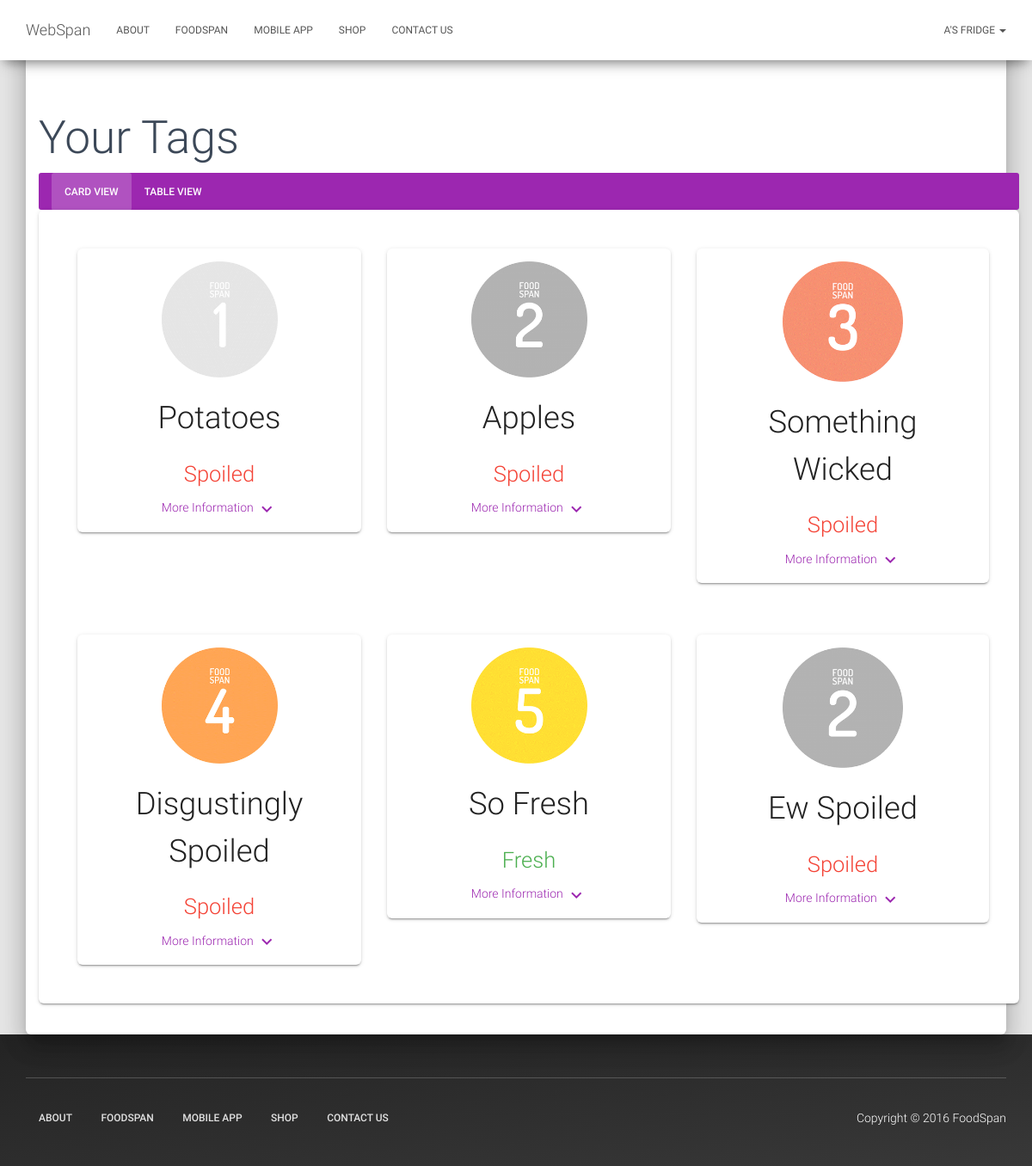
Screenshot of /tags.php (signed in) with the database file from the repository.
### tables this page shows
CREATE TABLE `tags` (
  `uid` int(11) NOT NULL,
  `pattern` int(11) NOT NULL,
  `controluid` int(11) NOT NULL,
  `state` tinyint(1) NOT NULL,
  `last_activation_date` int(11) NOT NULL,
  `name` text NOT NULL,
  `description` text NOT NULL,
  `category` text NOT NULL,
  `raw_cooked` tinyint(1) DEFAULT NULL,
  `fridge_freezer` tinyint(1) DEFAULT '0',
  `ingredient` text NOT NULL,
  `expiry_date` int(11) NOT NULL
);

### fetchtagdata.php (called while the page is built, shortened)
<?php
  function fetchTagData(){
    if (!(empty($_SESSION['user']))){
      $query = "
      select tags.*
      FROM panels, tags
      WHERE accountid = :accountid
      AND panels.uid = controluid
      ";
      $query_params = array(
        ':accountid'=> $_SESSION['user']['id']
      );
      require 'common.php';
      try
      {
        $stmt = $db->prepare($query);
        $result = $stmt->execute($query_params);
      }
      catch(PDOException $ex)
      {
        die("Failed to run query: " . $ex->getMessage());
      }
      $tag_data = $stmt->fetchAll();
      return $tag_data;
    }
  }
?>

### tags.php (the view, shortened to what this page needs)
<?php require 'common.php'; ?>
<!DOCTYPE html>
<html>
  <body>
    <?php include_once 'navbar.php' ?>
    <div class="main main-raised" style="padding-top:100px;">
      <div class="container">
        <h1>Your Tags</h1>
        <ul class="nav nav-tabs" role="tablist">
          <li role="presentation" class="active"><a href="#card" aria-controls="card" role="tab" data-toggle="tab">Card View</a></li>
          <li role="presentation"><a href="#table" aria-controls="table" role="tab" data-toggle="tab">Table View</a></li>
        </ul>
        <div class="tab-content">
          <div role="tabpanel" class="tab-pane active" id="card">
            <div class="card">
              <div class="content">
                <?php
                include_once("fetchtagdata.php");
                $tag_data = fetchTagData(false, null);
                for ($i = 0; $i < count($tag_data); $i++){
                  if (($i+1) % 3 == 0){
                    echo "<div class=\"row\">";
                  }
                  echo "<div class=\"col-sm-4\">
                          <div class=\"card card-product\">
                            <div class=\"content\">
                              <a data-toggle=\"collapse\" href=\"#tag-detail-" . ($i+1) . "\" aria-expanded=\"false\" aria-controls=\"tag-detail-" . ($i+1) . "\">";
                  echo "<img class=\"img-responsive\" src=\"img/tags/" . $tag_data[$i]['pattern'] . ".png\" alt=\"Tag Image\" style=\"max-width:50%;margin-left: auto;margin-right: auto;\"/>";
                  echo "</a>";
                  echo "<div class=\"text-center\">";
                  echo "<h2>" . $tag_data[$i]['name'] . "</h2>";
                  if ($tag_data[$i]['expiry_date'] > 0){
                    $compare_date = $tag_data[$i]['expiry_date'];
                  } else {
                  }
                  if (time() > $compare_date){
                    $text_color = "danger";
                    $text = "Spoiled";
                  } else if (($compare_date - time()) < 259200){
                    $text_color = "warning";
                    $text = "Spoiling Soon";
                  } else {
                    $text_color = "success";
                    $text = "Fresh";
                  }
                  echo "<h3 class=\"text-" . $text_color . "\">" . $text . "</h3>";
                  echo "<a data-toggle=\"collapse\" href=\"#tag-detail-" . ($i+1) . "\" aria-expanded=\"false\" aria-controls=\"tag-detail-" . ($i+1) . "\">
                      More Information <i class=\"material-icons\">keyboard_arrow_down</i>
                      </a>
                      <div class=\"collapse\" id=\"tag-detail-" . ($i+1) . "\">";
                  if (!$tag_data[$i]['fridge_freezer']){
                    $text_color = "info";
                    $text = "Refrigerated";
                  } else {
                    $text_color = "primary";
                    $text = "Frozen";
                  }
                  echo "</div>
                          </div>
                            </div>
                              </div>
                                </div>";
                  if (($i+1) % 3 == 0){
                    echo "</div>";
                  }
                }
                ?>
              </div>
            </div>
          </div>
                      <?php
                        include_once("fetchtagdata.php");
                      ?>
        </div>
      </div>
    </div>
  </body>
</html>

### navbar.php (shortened to what this page needs)
<nav class="navbar navbar-fixed-top">
  <div class="container">
    <div class="navbar-header">
      <a class="navbar-brand" href="index.php">WebSpan</a>
    </div>
    <div class="collapse navbar-collapse" id="navbar-container">
      <ul class="nav navbar-nav">
        <li>
          <a href="https://foodspan.github.io/foodspan-app/">About</a>
        </li>
        <li>
          <a href="https://foodspan.ca/">FoodSpan</a>
        </li>
        <li>
          <a href="https://foodspan.github.io/foodspan-app/">Mobile App</a>
        </li>
        <li>
          <a href="https://foodspan.ca/shop/">Shop</a>
        </li>
        <li>
          <a href="https://foodspan.ca/contact/">Contact Us</a>
        </li>
      </ul>
      <ul class="nav navbar-nav navbar-right">
        <?php if(empty($_SESSION['user'])) { ?>
          <li>
            <a href="register.php" class="btn btn-success btn-raised btn-round">
              Register
            </a>
          </li>
          <li>
            <a href="login.php" class="btn btn-success btn-raised btn-round">
              Login
            </a>
          </li>
        <?php } else { ?>
          <li class="dropdown">
        		<a href="#" class="dropdown-toggle" data-toggle="dropdown">
              <?php echo $_SESSION['user']['name'];?>'s Fridge <b class="caret"></b>
            </a>
        	</li>
        <?php } ?>
      </ul>
    </div>
  </div>
</nav>

### rows the page displays
tags: shows a picture, name "Potatoes", expiry_date "Spoiled"
tags: name "Apples", expiry_date "Spoiled"
tags: shows a picture, name "Something Wicked", expiry_date "Spoiled"
tags: shows a picture, name "Disgustingly Spoiled", expiry_date "Spoiled"
tags: shows a picture, name "So Fresh", expiry_date "Fresh"
tags: name "Ew Spoiled", expiry_date "Spoiled"

### other values shown
$_SESSION['user']['name'] "A"
